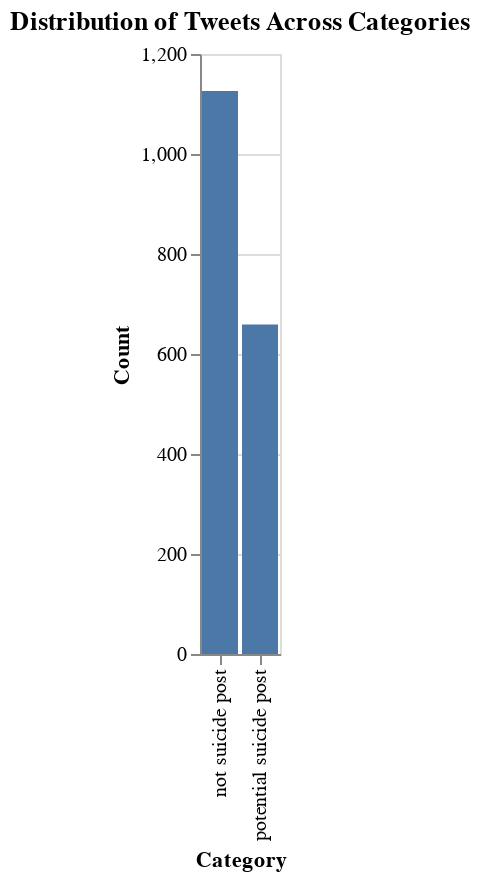

Notebook source saved alongside this figure:
### Code cell
import altair as alt

# Visualize the distribution of tweets across the two categories
chart = alt.Chart(data_cleaned).mark_bar().encode(
    alt.X('Suicide:N', title='Category'),
    alt.Y('count()', title='Count')
).properties(
    title='Distribution of Tweets Across Categories'
)

chart.display()

### Figure 1 — Vega-Lite specification as saved in the notebook (floating-point values rounded to 4 significant figures; data arrays with more than 128 entries replaced by an {"elided": "..."} marker saying what was removed)
{"config": {"view": {"continuousWidth": 300, "continuousHeight": 300}}, "data": {"name": "data-36f3a822f3ba3d2f98f01f847396ec63"}, "mark": {"type": "bar"}, "encoding": {"x": {"field": "Suicide", "title": "Category", "type": "nominal"}, "y": {"aggregate": "count", "title": "Count", "type": "quantitative"}}, "title": "Distribution of Tweets Across Categories", "$schema": "https://vega.github.io/schema/vega-lite/v5.16.3.json", "datasets": {"data-36f3a822f3ba3d2f98f01f847396ec63": {"elided": "1785 records"}}}
